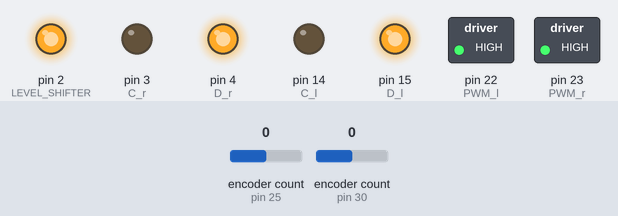
This sketch was run on a simulated Arduino Mega 2560, built with avr-gcc and run on an emulated ATmega2560. Shown: switched loads named in the sketch (green lamp = pin HIGH), output pins drawn as LEDs (lit = HIGH). Inputs (shaded band) come from the test bench; at power-on: encoder count (sensors on pin 25, pin 30) 0. What the sketch prints to the serial monitor is not drawn.

Above: at 0.1 s.
Timing chart, 0 to 1.6 s (numbered marks = the images above):
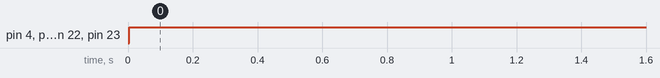

The sketch:

main.ino
```cpp
#include <Encoder.h>
#include <cmath>
#define PI 3.1415926535897932384626433832795


Encoder encl(25, 26);
Encoder encr(30, 31);

// ----------- PIN -------------

int LEVEL_SHIFTER = 2;         // Level-shifter pin
const uint8_t C_l = 14;        // IN1-A
const uint8_t D_l = 15;        // IN2-A
const uint8_t PWM_l = 22;      // Enable A
const uint8_t CURRENT_l = 40;  // Sense A
const uint8_t C_r = 3;         // IN1-B
const uint8_t D_r = 4;         // IN2-B
const uint8_t PWM_r = 23;      // Enable B
const uint8_t CURRENT_r = 41;  // Sense B


// ---- GLOBAL VARIABLES -----

// Control related variables
int previous_time, current_time = 0;
int *previous_pos_l, *previous_pos_r;
float *previous_error_l, *previous_error_r;
float previous_voltage = 0;
float *integral_term_l;
float *integral_term_r;
float *previous_encl, *previous_encr;

// Arrays with previous values of omega measured/filtered used to fliter measured speed
float *omega_rfilt, *omega_lfilt;
float *omega_lmes, *omega_rmes;
float *omega_rref, *omega_lref;
float *x, *y, *theta;
float *x_ref, *y_ref;

// Physical properties
float l = 0.25;  // Distance between wheels [m]
int cpr = 2048;  // Count per revolution of encoder.
float mass = 0.1;           //minibot mass [kg]
float wheel_radius = 0.03;  //wheel radius [m]
float max_voltage = 24;
float max_current = 10;
float K = 1;  //power electronics gain
float k_phi = 3.962 * 1e-3 * 2 * PI / 60;
float R_a = 5.84;  //armature resistance
float K_v = 1.26e-3;
float J_r = mass / 2 * wheel_radius * wheel_radius / 2;  //rotor inertia
float tau_m = J_r / K_v;

float A; // Omega reference amplitude


void setup() {
  Serial.begin(2400);

  // Motor output pins
  pinMode(C_l, OUTPUT);
  pinMode(D_l, OUTPUT);
  pinMode(PWM_l, OUTPUT);

  pinMode(C_r, OUTPUT);
  pinMode(D_r, OUTPUT);
  pinMode(PWM_r, OUTPUT);

  // Current input pins
  pinMode(CURRENT_l, INPUT);
  pinMode(CURRENT_r, INPUT);

  // Enable the level shifter
  pinMode(LEVEL_SHIFTER, OUTPUT);
  digitalWrite(LEVEL_SHIFTER, HIGH);

  // Measured speed
  omega_lmes = (float *)calloc(3, sizeof(float));
  omega_rmes = (float *)calloc(3, sizeof(float));

  // Filtered measured speed
  omega_lfilt = (float *)calloc(2, sizeof(float));
  omega_rfilt = (float *)calloc(2, sizeof(float));

  // Integral terms for integral control
  integral_term_l = (float *)calloc(1, sizeof(float));
  integral_term_r = (float *)calloc(1, sizeof(float));

  // Previous position in order to compute motor's speed.
  previous_pos_l = (int *)calloc(1, sizeof(int));
  previous_pos_r = (int *)calloc(1, sizeof(int));
  ;

  previous_error_l = (float *)calloc(1, sizeof(float));
  previous_error_r = (float *)calloc(1, sizeof(float));

  previous_encl = (float *)calloc(1, sizeof(float));
  previous_encr = (float *)calloc(1, sizeof(float));

  // Reference speed
  omega_lref = (float *)malloc(sizeof(float));
  omega_rref = (float *)malloc(sizeof(float));

  x = (float *)calloc(1, sizeof(float));
  y = (float *)calloc(1, sizeof(float));
  theta = (float *)calloc(1, sizeof(float));

  x_ref = (float *)calloc(1, sizeof(float));
  y_ref = (float *)calloc(1, sizeof(float));

  A = 30;

}

void loop() {

  current_time = micros();
  if (current_time - previous_time > 500) {

    float time_interval = (current_time - previous_time) * 1e-6;

    float *V_r = (float *)malloc(sizeof(float));
    float *V_l = (float *)malloc(sizeof(float));

    // Read position error on DE0
    readPosition(x_ref, y_ref);

    Serial.print(*x_ref);
    Serial.print(" ");
    Serial.print(*y_ref);
    Serial.print(" ");

    computePosition(x, y, theta, previous_encl, previous_encr);

    // Compute reference speed for both motors from position error
    positionControl(*x-*x_ref, *y-*y_ref, *theta, omega_lref, omega_rref);

    //*omega_lref = A  * cos(2*PI*current_time*1e-6);;
    //*omega_rref = -A  * cos(2*PI*current_time*1e-6);;

    if (Serial.available() > 0) {
      // Lit la donnée entrante et met à jour la variable
      A = Serial.parseInt();
      // Vide le tampon de la communication série
      while (Serial.available() > 0) {
        Serial.read();
      }
    }

    // Control motors
    speedControl(*omega_rref, encr, previous_pos_r, time_interval, integral_term_r, PWM_r, C_r, D_r, omega_rmes, omega_rfilt, previous_error_r, V_r);
    speedControl(*omega_lref, encl, previous_pos_l, time_interval, integral_term_l, PWM_l, C_l, D_l, omega_lmes, omega_lfilt, previous_error_l, V_l);

    //Plot

    /*Serial.print(*omega_lref);
    Serial.print(" ");
    Serial.print(*omega_rref);
    Serial.print(" ");
    Serial.print(omega_lfilt[0]);
    Serial.print(" ");
    Serial.println(omega_rfilt[0]);
    Serial.print(" ");
    Serial.print(*V_l);
    Serial.print(" ");
    Serial.print(*V_r);
    Serial.print(" ");
    Serial.print((*V_l - k_phi*omega_lfilt[0]) / R_a);
    Serial.print(" ");
    Serial.print((*V_r - k_phi*omega_rfilt[0]) / R_a);
    Serial.print(" ");
    Serial.print(analogRead(CURRENT_l) / 1024);
    Serial.print(" ");
    Serial.println(analogRead(CURRENT_r) / 1024);*/


    //Free memory
    free(V_r);
    free(V_l);
    previous_time = current_time;
  }
}


void readPosition(float *x_ref, float *y_ref) {
  // Lis en SPI ou CAN
  *x_ref = 3.0;
  *y_ref = 7.0;
}


void computePosition(float *x, float *y, float *theta, float *previous_encl, float *previous_encr) {
  // The aim of this function is to compute dx, dy and dtheta based on measured position coming from encoders (no slip, lidar later)
  float enc_l = encl.read();
  float enc_r = encr.read();
  float dl_l = ((enc_l-*previous_encl) * wheel_radius * 2*PI) / (19*cpr);
  float dl_r = ((enc_r-*previous_encr) * wheel_radius * 2*PI) / (19*cpr);
  float dl = (dl_l + dl_r) / 2;
  float dtheta = (dl_r - dl_l) / l;
  *x += dl * cos(*theta + dtheta);
  *y += dl * sin(*theta + dtheta);
  *theta += dtheta;
  if (*theta > PI) { *theta -= 2*PI; }
  else if (*theta < -PI) { *theta += 2*PI; }
  Serial.print(*x);
  Serial.print(" ");
  Serial.print(*y);
  Serial.print(" ");
  Serial.println(*theta);
  *previous_encl = enc_l;
  *previous_encr = enc_r;
}


void positionControl(float dx, float dy, float theta, float *omega_lref, float *omega_rref) {

  // Position control variables
  float krho = 30;
  float kalpha = 50;

  // Variable change
  float rho = sqrt(pow(dx, 2) + pow(dy, 2));
  float alpha = atan2(dy, dx) + PI - theta;

  if (abs(alpha) > PI/2) {
    krho = 0;
  } else {
    krho = krho*cos(alpha);
  }

  // Compute speed reference
  float omega_ref = kalpha * alpha; // + kbeta * beta;
  float v_ref = rho * krho;

  if (rho < 0.02) {
    v_ref = 0;
    omega_ref = 0;
  }

  // Set speed reference
  *omega_lref = v_ref - omega_ref * l;
  *omega_rref = v_ref + omega_ref * l;
}


void speedControl(float omega_ref, Encoder enc, int *previous_pos, float time_interval, float *integral_term, int pwm, int in1, int in2, float *omega_mes, float *omega_filt, float *previous_error, float *V) {
  /*
    inputs: omega_ref: motor speed instruction we give to the controller
            enc: Encoder object reference
            previous_pos: integral of the previous error
            time_interval: time difference between two control iteration.
            integral_term: Integral of the previous error
            PWM/in1/in2: pwm and motor pins.
            omega_mes: Adress of measured speed
            omega_filt: Adress of filtered measured speed
    */

  //read encoders
  int pos = enc.read();

  //compute speed
  omega_mes[0] = (pos - *previous_pos) / time_interval * 2 * PI / (cpr * 19);

  // 1st order Low-pass filter (25 Hz cutoff)
  //float b[] = { 0.03045903, 0.03045903, 0 };
  //float a[] = { 0.93908194, 0 };

  // 2nd Butterworth order Low-pass filter (25 Hz cutoff)
  float b[] = {0.00094408, 0.00188817, 0.00094408};
  float a[] = {1.91122623, -0.91500257};

  float temp = omega_filt[0];
  omega_filt[0] = a[0] * omega_filt[0] + a[1] * omega_filt[1] + b[0] * omega_mes[0] + b[1] * omega_mes[1] + b[2] * omega_mes[2];
  omega_filt[1] = temp;
  omega_mes[2] = omega_mes[1];
  omega_mes[1] = omega_mes[0];

  // Speed control
  *V = PI_motor_controller(*omega_filt, omega_ref, integral_term, time_interval, previous_error);

  // Map voltage into pwm value
  float pwmVal = min(255, *V * 255 / 24);

  // Motor setting
  int dir = 1;
  if (*V > 0) {
    dir = -1;
  }
  setMotor(dir, fabs(pwmVal), pwm, in1, in2);
  *previous_pos = pos;
}


void setMotor(int dir, int pwmVal, int pwm, int in1, int in2) {
  /*
    inputs: dir: Rotation direction -1 or 1.
            pwmVal: Voltage modulation value from 0 to 255.
            pwm: Pwm pin
            in1/in2: Motor pins
    */

  analogWrite(pwm, pwmVal);  // Motor speed

  if (dir == -1) {
    // Turn one way
    digitalWrite(in1, LOW);
    digitalWrite(in2, HIGH);
  } else if (dir == 1) {
    // Turn the other way
    digitalWrite(in1, HIGH);
    digitalWrite(in2, LOW);
  } else {
    // Or dont turn
    digitalWrite(in1, LOW);
    digitalWrite(in2, LOW);
  }
}


float PI_motor_controller(float omega_mes, float omega_ref, float *integral_term, float time_interval, float *previous_error) {
  /*
    inputs: omega_in: actual speed of the motor, measured by the motor encoder
            omega_ref: motor speed instruction we give to the controller
            integral_term: integral of the previous error
            time_interval: time of the last controller calculution [s]

    output: output_voltage: average motor voltage
    */

  float controller_time_constant = 1;  //defines the preciseness of the controller
  float error = omega_ref - omega_mes;

  // Predictive term
  // Made by inverting th model of DC machine
  // Assuming omega constant <-> mechanical time constant smaller than electrical one.
  // av'(t) + bv(t) = w
  // v(0) = previous_voltage
  // Subject to modelling error -> compensated with parrallel PID
  float a = J_r * R_a / k_phi;
  float b = K_v * R_a / k_phi + k_phi;
  float output_voltage = (previous_voltage - error / b) * exp(-b / a * time_interval) + error / b;
  // Uncomment to activate
  output_voltage = 0;

  // PID controller
  float Ki = (R_a * K_v) / (K * k_phi * controller_time_constant);
  float Kp = tau_m * Ki;
  float Kd = Ki / 1000 * controller_time_constant;
  *integral_term += error * time_interval;

  //anti-windup
  if (*integral_term > max_voltage / Ki) {
    *integral_term = max_voltage / Ki;
  } else if (*integral_term < -max_voltage / Ki) {
    *integral_term = -max_voltage / Ki;
  }

  float dedt = (error - *previous_error) / (time_interval);
  output_voltage += K * (Kp * error + Ki * (*integral_term) + Kd * dedt + k_phi * omega_mes / K);

  // Voltage limiter
  if (output_voltage > max_voltage) {
    output_voltage = max_voltage;
  } else if (output_voltage < -max_voltage) {
    output_voltage = -max_voltage;
  }

  // Current limiter
  if ((output_voltage - k_phi*omega_mes) / R_a > max_current) {
    output_voltage = max_current * R_a + k_phi * omega_mes;
  } else if ((output_voltage - k_phi*omega_mes) / R_a < -max_current) {
    output_voltage = -max_current * R_a + k_phi * omega_mes;
  }

  *previous_error = error;
  //previous_voltage = output_voltage;

  return output_voltage;
}
```

Measured:
- by itself, pin 4 (D_r), pin 23 (PWM_r): LOW → HIGH at 0.00 s
- by itself, pin 15 (D_l), pin 22 (PWM_l): LOW → HIGH at 0.01 s
